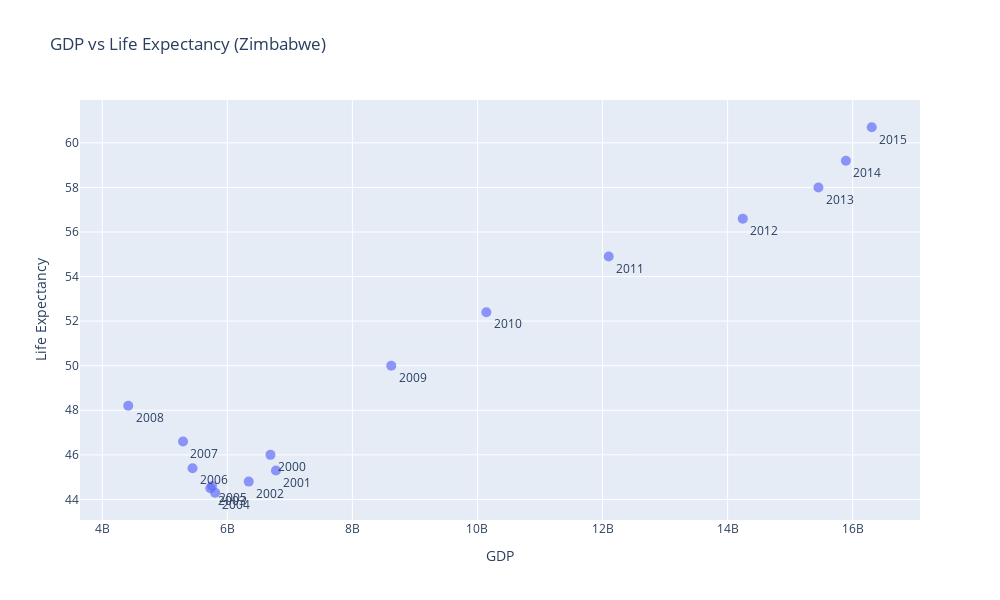

Source (notebook cell):
### Code cell
import plotly.express as px

zimbabwe_data = life_data[life_data['Country'] == 'Zimbabwe']

# Create the scatter plot for Zimbabwe using Plotly
fig = px.scatter(zimbabwe_data, x='GDP', y='Life expectancy at birth (years)', text='Year',
                 title='GDP vs Life Expectancy (Zimbabwe)', labels={'GDP': 'GDP', 'Life expectancy at birth (years)': 'Life Expectancy'})

# Adjust the size of the plot (optional)
fig.update_layout(width=1000, height=600)


# Show the plot with interactive capabilities
fig.update_traces(textposition='bottom right', mode='markers+text', marker=dict(opacity=0.7, size=10))

# Show the plot
fig.show()
plt.clf()

### Figure 1 — Plotly figure (JSON) as saved in the notebook; plotly's stock layout.template omitted (floating-point values rounded to 4 significant figures)
{"data": [{"hovertemplate": "GDP=%{x}<br>Life Expectancy=%{y}<br>Year=%{text}<extra></extra>", "legendgroup": "", "marker": {"color": "#636efa", "opacity": 0.7, "size": 10, "symbol": "circle"}, "mode": "markers+text", "name": "", "orientation": "v", "showlegend": false, "text": [2000, 2001, 2002, 2003, 2004, 2005, 2006, 2007, 2008, 2009, 2010, 2011, 2012, 2013, 2014, 2015], "textposition": "bottom right", "type": "scatter", "x": [6689957600, 6777384700, 6342116400, 5727591800, 5805598400, 5755215200, 5443896500, 5291950100, 4415702800, 8621573608, 10141859710, 12098450749, 14242490252, 15451768659, 15891049236, 16304667807], "xaxis": "x", "y": [46, 45.3, 44.8, 44.5, 44.3, 44.6, 45.4, 46.6, 48.2, 50, 52.4, 54.9, 56.6, 58, 59.2, 60.7], "yaxis": "y"}], "layout": {"height": 600, "legend": {"tracegroupgap": 0}, "title": {"text": "GDP vs Life Expectancy (Zimbabwe)"}, "width": 1000, "xaxis": {"anchor": "y", "domain": [0, 1], "title": {"text": "GDP"}}, "yaxis": {"anchor": "x", "domain": [0, 1], "title": {"text": "Life Expectancy"}}}}
